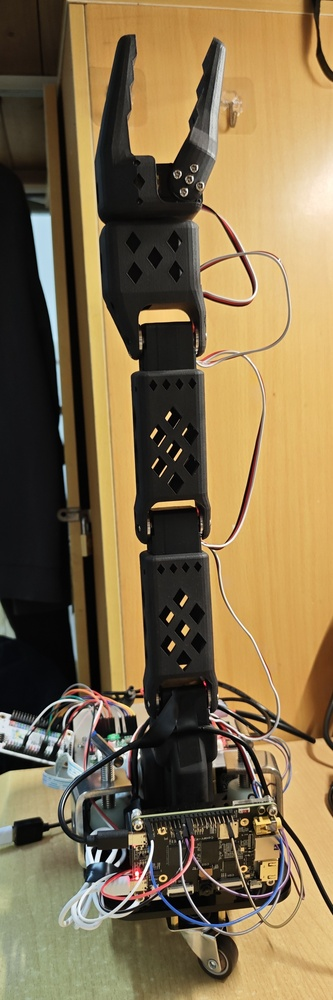
#> input picture docs/showcase/images/01-robot-hardware.jpg, 333 x 1000 px, shrunk from 1362 x 4096 before the run; its folder holds 4 pictures in this run
$ python select_calibration.py ../../docs/showcase/images   (older library calls are emulated)
#> lines starting #> are read from the running program, lines starting #| are printed output that depends on the picture
### host/project_paths.py
"""Canonical repository paths; importing this module never accesses hardware."""
from pathlib import Path
import sys
ROOT = Path(__file__).resolve().parents[1]
DATA = ROOT / 'data/k230'

def bootstrap(include_tools=False):
#> called with include_tools = True
    paths = [ROOT, ROOT/'host/apps', ROOT/'host/arm', ROOT/'host/transport',
             ROOT/'host/vision', ROOT/'third_party/ftservo_python']
    if include_tools:
        paths += [ROOT/'tools/capture', ROOT/'tools/calibration', ROOT/'tools/analysis', ROOT/'scripts']
    for path in reversed(paths):
        if str(path) not in sys.path:
            sys.path.insert(0, str(path))

### tools/calibration/select_calibration.py
#!/usr/bin/env python3
"""PC-side selection for the project's 5x7 DICT_5X5_100 ChArUco board.

Keep all original images. Copy only fully detected patterns to a new directory.
"""

import sys as _sys
from pathlib import Path as _Path
_sys.path.insert(0, str(_Path(__file__).resolve().parents[2]))
from host.project_paths import ROOT as REPO_ROOT, bootstrap as _bootstrap
_bootstrap(include_tools=True)
import argparse
from datetime import datetime
import json
from pathlib import Path
import shutil
import cv2
import numpy as np


def inspect(image, board, detector, margin):
    gray = cv2.cvtColor(image, cv2.COLOR_BGR2GRAY)
    corners, ids, marker_corners, marker_ids = detector.detectBoard(gray)
    actual_corners = set() if ids is None else set(map(int, ids.flatten()))
    actual_markers = set() if marker_ids is None else set(map(int, marker_ids.flatten()))
    expected_markers = set(map(int, board.getIds().flatten()))
    record = {'corners': len(actual_corners), 'expected_corners': 24,
              'markers': len(actual_markers & expected_markers),
              'expected_markers': len(expected_markers),
              'sharpness_laplacian_variance': float(cv2.Laplacian(gray, cv2.CV_64F).var()),
              'accepted': False}
    if actual_corners != set(range(24)) or not expected_markers <= actual_markers:
        record['reason'] = 'incomplete_or_unreadable_pattern'
        return record
    objects = board.getChessboardCorners()[ids.flatten(), :2]
    homography, _ = cv2.findHomography(objects, corners.reshape(-1, 2), 0)
    if homography is None or not np.isfinite(homography).all():
        record['reason'] = 'invalid_board_projection'
        return record
    # Square length is 1 here: only the board's geometry is needed to screen views.
    outline = np.array([[[0., 0.], [5., 0.], [5., 7.], [0., 7.]]], np.float32)
    projected = cv2.perspectiveTransform(outline, homography).reshape(-1, 2)
    height, width = gray.shape
    inside = (np.isfinite(projected).all()
              and cv2.isContourConvex(projected.astype(np.float32))
              and (projected[:, 0] >= margin).all()
              and (projected[:, 0] <= width - 1 - margin).all()
              and (projected[:, 1] >= margin).all()
              and (projected[:, 1] <= height - 1 - margin).all())
    record['projected_pattern_boundary_px'] = projected.tolist()
    record['accepted'] = bool(inside)
    record['reason'] = 'complete_pattern' if inside else 'pattern_boundary_at_edge'
    return record


def main():
    parser = argparse.ArgumentParser(description=__doc__)
    parser.add_argument('images', type=Path, help='Exported K230 session directory')
    parser.add_argument('--margin', type=int, default=3)
    args = parser.parse_args()
    if args.margin < 0:
        parser.error('--margin must be nonnegative')
    files = sorted(p for p in args.images.iterdir()
                   if p.suffix.lower() in {'.jpg', '.jpeg', '.png', '.bmp'}
                   and '.partial.' not in p.name)
    if not files:
        parser.error('No completed images found')
    dictionary = cv2.aruco.getPredefinedDictionary(cv2.aruco.DICT_5X5_100)
    board = cv2.aruco.CharucoBoard((5, 7), 1., .5, dictionary)
    board.setLegacyPattern(False)
    detector = cv2.aruco.CharucoDetector(board)
    output = args.images / ('selection_' + datetime.now().strftime('%Y%m%d_%H%M%S_%f'))
    output.mkdir()
    accepted = output / 'accepted'
    accepted.mkdir()
    records = []
    for path in files:
        image = cv2.imread(str(path))
#> image is the input picture: shape (1000, 333, 3); mean B, G, R 75.8, 109.9, 129.2
        if image is None:
            record = {'accepted': False, 'reason': 'unreadable_image'}
        else:
            record = inspect(image, board, detector, args.margin)
#> in inspect, `gray = cv2.cvtColor(image, cv2.COLOR_BGR2GRAY)`:
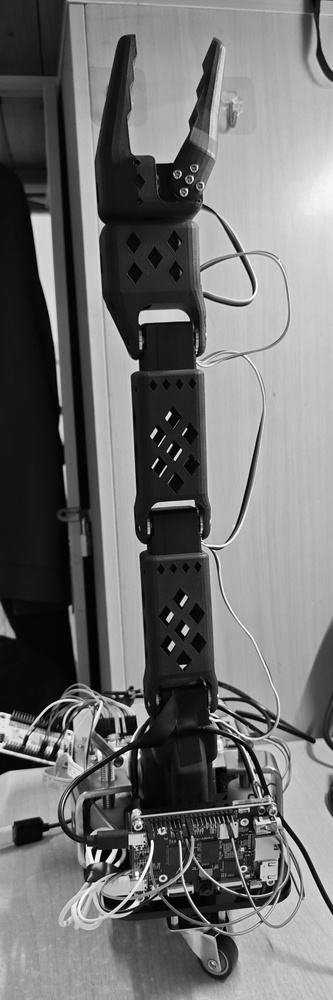
#> gray: shape (1000, 333); min 0, max 255, mean 111.8
#> in inspect, `corners, ids, marker_corners, marker_ids = detector.detectBoard(gray)`: marker_corners = ()
#> in inspect, `actual_corners = set() if ids is None else set(map(int, ids.flatten()))`: actual_corners = 0 items
#> in inspect, `record = {'corners': len(actual_corners), 'expected_corners': 24, 'mar..`: record = {'corners': 0, 'expected_corners': 24, 'markers': 0, 'expected_markers': 17, 'sharpness_laplacian_variance': 1387, 'accepted': False}
#> record = {'corners': 0, 'expected_corners': 24, 'markers': 0, 'expected_markers': 17, 'sharpness_laplacian_variance': 1387, 'accepted': False, 'reason': 'incomplete_or_unreadable_pattern'}
            record['image_size'] = [image.shape[1], image.shape[0]]
        record['file'] = path.name
        records.append(record)
        if record['accepted']:
            shutil.copy2(path, accepted / path.name)
#> pass 2 of the loop in main, `for path in files:`:
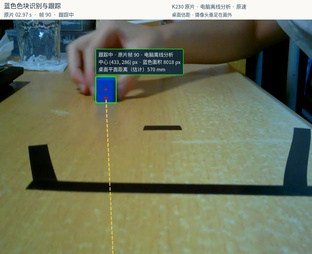
#> input picture docs/showcase/images/02-blue-block-tracking.jpg, 312 x 254 px, shrunk from 1280 x 1040 before the run
#> in main, image is the input picture: shape (254, 312, 3); mean B, G, R 96.3, 119.6, 113.2
#> in inspect (call 2), `gray = cv2.cvtColor(image, cv2.COLOR_BGR2GRAY)`:
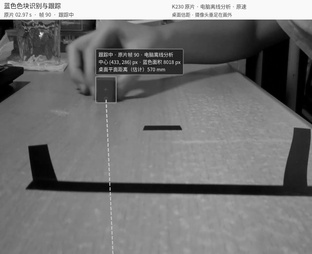
#> gray: shape (254, 312); min 0, max 255, mean 115.1
#> in inspect (call 2), `record = {'corners': len(actual_corners), 'expected_corners': 24, 'mar..`: record = {'corners': 0, 'expected_corners': 24, 'markers': 0, 'expected_markers': 17, 'sharpness_laplacian_variance': 699.5, 'accepted': False}
#> in main, `record = inspect(image, board, detector, args.margin)`: record = {'corners': 0, 'expected_corners': 24, 'markers': 0, 'expected_markers': 17, 'sharpness_laplacian_variance': 699.5, 'accepted': False, 'reason': 'incomplete_or_unreadable_pattern'}
#> pass 3 of the loop in main, `for path in files:`:
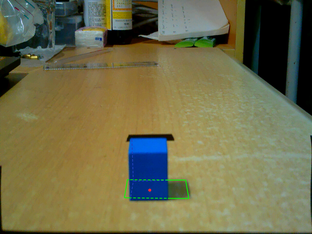
#> input picture docs/showcase/images/03-parking-window.png, 312 x 234 px, shrunk from 1280 x 960 before the run
#> in main, image is the input picture: shape (234, 312, 3); mean B, G, R 75.7, 109.5, 111.7
#> in inspect (call 3), `gray = cv2.cvtColor(image, cv2.COLOR_BGR2GRAY)`:
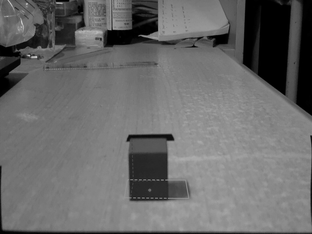
#> gray: shape (234, 312); min 0, max 201, mean 106.3
#> in inspect (call 3), `record = {'corners': len(actual_corners), 'expected_corners': 24, 'mar..`: record = {'corners': 0, 'expected_corners': 24, 'markers': 0, 'expected_markers': 17, 'sharpness_laplacian_variance': 337.2, 'accepted': False}
#> in main, `record = inspect(image, board, detector, args.margin)`: record = {'corners': 0, 'expected_corners': 24, 'markers': 0, 'expected_markers': 17, 'sharpness_laplacian_variance': 337.2, 'accepted': False, 'reason': 'incomplete_or_unreadable_pattern'}
#> the loop made 4 passes; the first 3 are shown
    count = sum(r['accepted'] for r in records)
    report = {'board': '5x7 ChArUco / DICT_5X5_100 / legacy=False',
              'accepted': count, 'total': len(records), 'margin_px': args.margin,
              'note': 'Completeness screening only; sharpness is reported, not thresholded. Originals retained.',
              'images': records}
    (output / 'selection.json').write_text(json.dumps(report, ensure_ascii=False, indent=2))
    print(f'Accepted {count}/{len(records)}; originals retained. Output: {output}')


if __name__ == '__main__':
    main()
